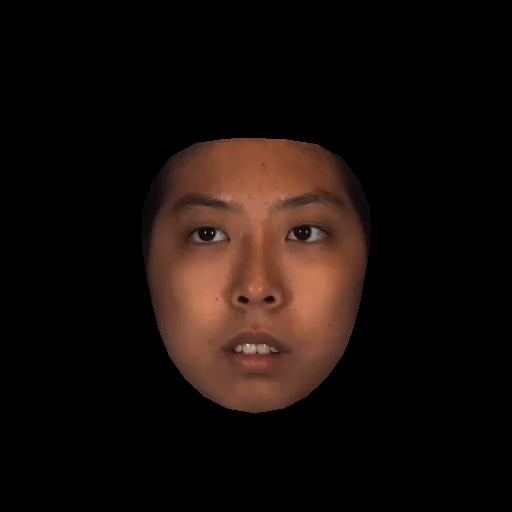
%> input picture crop_patches/temp_image.png, 512 x 512 px
$ octave crop_patch_script_3D.m   (GNU Octave 9; MATLAB toolbox functions it lacks are replaced by stand-ins)
%> lines starting %> are read from the running program, lines starting %| are printed output that depends on the picture


img = imread('temp_image.png');
%> img is the input picture: size 512x512x3 uint8; mean R, G, B 22.8, 13.7, 10.3
mkdir('patches');
imshow(img)
img_patch1 = imcrop(img,[131 125 125 125]);
img_patch1 = imresize(img_patch1, [100 100]);
%> img_patch1: size 100x100x3 uint8
imwrite(img_patch1, ['patches/patch1.png']);

img_patch2 = imcrop(img,[256 125 125 125]);
img_patch2 = imresize(img_patch2, [100 100]);
%> img_patch2: size 100x100x3 uint8
imwrite(img_patch2, ['patches/patch2.png']);

img_patch3 = imcrop(img,[131 160 125 125]);
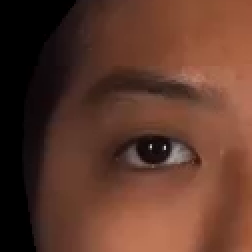
%> img_patch3: size 126x126x3 uint8 (shown 2 times larger); mean R, G, B 94.1, 56.7, 43
img_patch3 = imresize(img_patch3, [100 100]);
%> img_patch3: size 100x100x3 uint8
imwrite(img_patch3, ['patches/patch3.png']);

img_patch4 = imcrop(img,[193 160 125 125]);
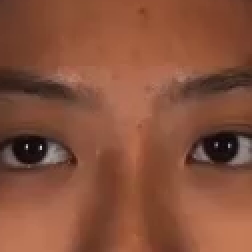
%> img_patch4: size 126x126x3 uint8 (shown 2 times larger); mean R, G, B 134.9, 80.9, 59.3
img_patch4 = imresize(img_patch4, [100 100]);
%> img_patch4: size 100x100x3 uint8
imwrite(img_patch4, ['patches/patch4.png']);

img_patch5 = imcrop(img,[256 160 125 125]);
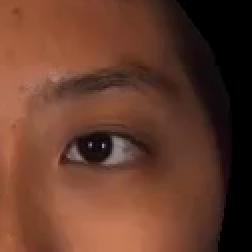
%> img_patch5: size 126x126x3 uint8 (shown 2 times larger); mean R, G, B 101.2, 59.9, 43.7
img_patch5 = imresize(img_patch5, [100 100]);
%> img_patch5: size 100x100x3 uint8
imwrite(img_patch5, ['patches/patch5.png']);

img_patch6 = imcrop(img,[131 250 125 125]);
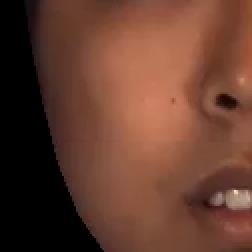
%> img_patch6: size 126x126x3 uint8 (shown 2 times larger); mean R, G, B 102.2, 62.1, 47.4
img_patch6 = imresize(img_patch6, [100 100]);
%> img_patch6: size 100x100x3 uint8
imwrite(img_patch6, ['patches/patch6.png']);

img_patch7 = imcrop(img,[193 250 125 125]);
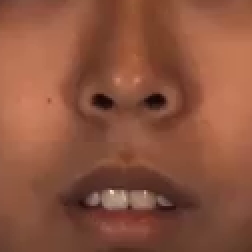
%> img_patch7: size 126x126x3 uint8 (shown 2 times larger); mean R, G, B 140, 84.2, 62.8
img_patch7 = imresize(img_patch7, [100 100]);
%> img_patch7: size 100x100x3 uint8
imwrite(img_patch7, ['patches/patch7.png']);

img_patch8 = imcrop(img,[256 250 125 125]);
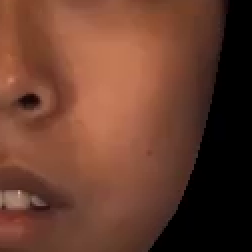
%> img_patch8: size 126x126x3 uint8 (shown 2 times larger); mean R, G, B 104.2, 61.9, 46
img_patch8 = imresize(img_patch8, [100 100]);
%> img_patch8: size 100x100x3 uint8
imwrite(img_patch8, ['patches/patch8.png']);

img_patch9 = imcrop(img,[193 300 125 125]);
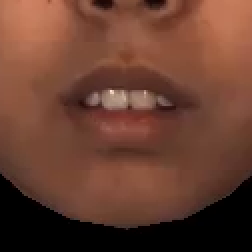
%> img_patch9: size 126x126x3 uint8 (shown 2 times larger); mean R, G, B 104.4, 63.3, 48.4
img_patch9 = imresize(img_patch9, [100 100]);
%> img_patch9: size 100x100x3 uint8
imwrite(img_patch9, ['patches/patch9.png']);
